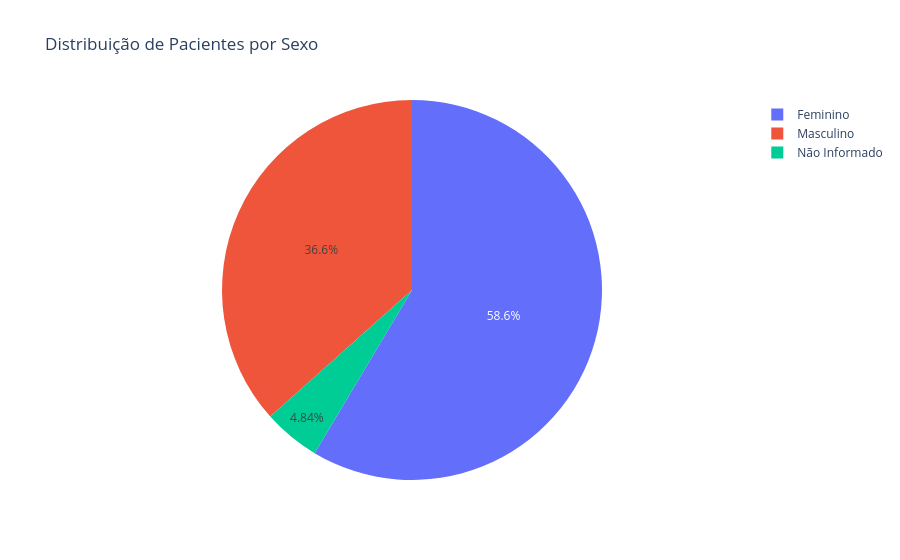
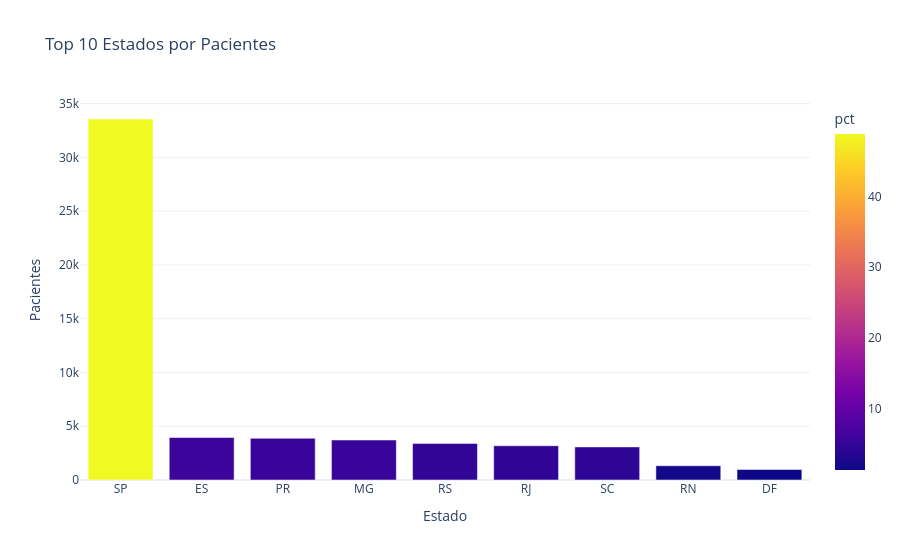
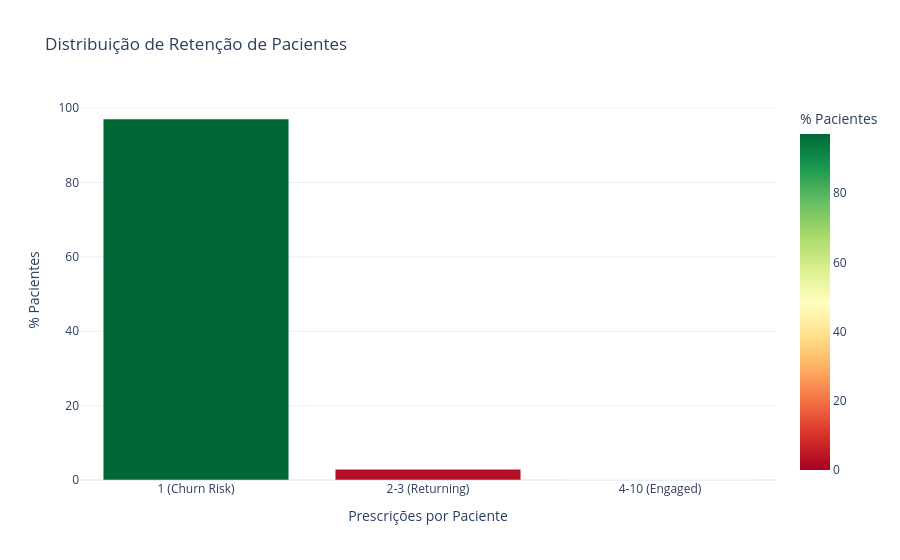

The notebook cell these images were saved under, in order:
### Markdown cell above
---
## Q2: Quantos pacientes foram atendidos?

**O que analisamos:**
- Total de pacientes únicos
- Pacientes por sexo
- Distribuição geográfica (top estados)
- Retenção (quantas vezes cada paciente retorna)

**Por que importa:**
Retenção de pacientes é KPI crítico para crescimento sustentável da plataforma.

### Code cell
# Q2.1: Total de pacientes únicos
pacientes_total = con.execute("""
SELECT
    COUNT(DISTINCT idpaciente) AS pacientes_unicos,
    COUNT(DISTINCT idprescricao) AS prescricoes_unicas,
    ROUND(COUNT(DISTINCT idprescricao) * 1.0 / COUNT(DISTINCT idpaciente), 2) AS prescricoes_por_paciente
FROM prescricao
""").df()

print("👥 PACIENTES ATENDIDOS")
print("=" * 60)
print(pacientes_total.to_string(index=False))

# Q2.2: Distribuição por sexo
df_sexo = con.execute("""
SELECT
    CASE 
        WHEN UPPER(sexopaciente) IN ('F', 'FEMININO') THEN 'Feminino'
        WHEN UPPER(sexopaciente) IN ('M', 'MASCULINO') THEN 'Masculino'
        ELSE 'Não Informado'
    END AS sexo,
    COUNT(DISTINCT idpaciente) AS pacientes,
    ROUND(COUNT(DISTINCT idpaciente) * 100.0 / SUM(COUNT(DISTINCT idpaciente)) OVER (), 1) AS pct
FROM prescricao
GROUP BY 1
ORDER BY 2 DESC
""").df()

print("\n⚧ DISTRIBUIÇÃO POR SEXO")
print("=" * 60)
print(df_sexo.to_string(index=False))

# Q2.3: Top 10 estados
df_estado = con.execute("""
SELECT
    upper(estadopaciente) AS estado,
    COUNT(DISTINCT idpaciente) AS pacientes,
    ROUND(COUNT(DISTINCT idpaciente) * 100.0 / SUM(COUNT(DISTINCT idpaciente)) OVER (), 1) AS pct
FROM prescricao
GROUP BY 1
ORDER BY 2 DESC
LIMIT 10
""").df()

print("\n🗺️  TOP 10 ESTADOS (pacientes)")
print("=" * 60)
print(df_estado.to_string(index=False))

# Q2.4: Retenção (quantas prescrições por paciente)
df_retencao = con.execute("""
WITH contagem AS (
    SELECT idpaciente, COUNT(DISTINCT idprescricao) AS num_prescricoes
    FROM prescricao
    GROUP BY 1
)
SELECT
    CASE
        WHEN num_prescricoes = 1 THEN '1 (Churn Risk)'
        WHEN num_prescricoes BETWEEN 2 AND 3 THEN '2-3 (Returning)'
        WHEN num_prescricoes BETWEEN 4 AND 10 THEN '4-10 (Engaged)'
        WHEN num_prescricoes > 10 THEN '11+ (Loyal)'
    END AS faixa,
    COUNT(*) AS pacientes,
    ROUND(COUNT(*) * 100.0 / SUM(COUNT(*)) OVER (), 1) AS pct_pacientes
FROM contagem
GROUP BY 1
ORDER BY CASE 
    WHEN faixa = '1 (Churn Risk)' THEN 1
    WHEN faixa = '2-3 (Returning)' THEN 2
    WHEN faixa = '4-10' THEN 3
    WHEN faixa = '11+ (Loyal)' THEN 4
END
""").df()

print("\n🔄 RETENÇÃO - PRESCRIÇÕES POR PACIENTE")
print("=" * 60)
print(df_retencao.to_string(index=False))

# Gráficos
print("\n📊 GRÁFICO: Distribuição de Pacientes por Sexo")
print("   → Tipo: Pizza")
print("   → Dados: Percentual de pacientes feminino vs masculino")
print("   → Insight: Mostra a demografia de gênero dos pacientes atendidos")
try:
    fig_sexo = px.pie(df_sexo, values='pacientes', names='sexo',
                      title='Distribuição de Pacientes por Sexo',
                      template='plotly_white')
    fig_sexo.write_html('/tmp/pacientes_sexo.html')
    print("\n✓ Gráfico salvo: /tmp/pacientes_sexo.html")
    fig_sexo.show()
except Exception as e:
    print(f"\n⚠️ Erro ao renderizar gráfico: {e}")

print("\n📊 GRÁFICO: Top Estados por Pacientes")
print("   → Tipo: Barras horizontais")
print("   → Eixo X: Número de pacientes")
print("   → Eixo Y: Estados")
print("   → Insight: Identifica os mercados regionais mais importantes")
try:
    fig_estado = px.bar(df_estado, x='estado', y='pacientes',
                        title='Top 10 Estados por Pacientes',
                        labels={'estado': 'Estado', 'pacientes': 'Pacientes'},
                        template='plotly_white', color='pct')
    fig_estado.write_html('/tmp/pacientes_estado.html')
    print("✓ Gráfico salvo: /tmp/pacientes_estado.html")
    fig_estado.show()
except Exception as e:
    print(f"⚠️ Erro ao renderizar gráfico: {e}")

print("\n📊 GRÁFICO: Distribuição de Retenção de Pacientes")
print("   → Tipo: Barras verticais")
print("   → Eixo X: Faixa de prescrições por paciente")
print("   → Eixo Y: Percentual de pacientes")
print("   → Insight: Mostra o nível de fidelização dos pacientes, crítico para crescimento sustentável")
try:
    fig_retencao = px.bar(df_retencao, x='faixa', y='pct_pacientes',
                          title='Distribuição de Retenção de Pacientes',
                          labels={'faixa': 'Prescrições por Paciente', 'pct_pacientes': '% Pacientes'},
                          template='plotly_white', color='pct_pacientes', color_continuous_scale='RdYlGn')
    fig_retencao.write_html('/tmp/pacientes_retencao.html')
    print("✓ Gráfico salvo: /tmp/pacientes_retencao.html")
    fig_retencao.show()
except Exception as e:
    print(f"⚠️ Erro ao renderizar gráfico: {e}")

print("\n🎯 INSIGHTS Q2:")
print("-" * 60)
total_pacs = pacientes_total['pacientes_unicos'].values[0]
churn_pct = df_retencao[df_retencao['faixa'] == '1 (Churn Risk)']['pct_pacientes'].values[0] if '1 (Churn Risk)' in df_retencao['faixa'].values else 0
return_pct = df_retencao[df_retencao['faixa'] == '2-3 (Returning)']['pct_pacientes'].values[0] if '2-3 (Returning)' in df_retencao['faixa'].values else 0
engage_pct = df_retencao[df_retencao['faixa'] == '4-10 (Engaged)']['pct_pacientes'].values[0] if '4-10 (Engaged)' in df_retencao['faixa'].values else 0
loyal_pct = df_retencao[df_retencao['faixa'] == '11+ (Loyal)']['pct_pacientes'].values[0] if '11+ (Loyal)' in df_retencao['faixa'].values else 0
print(f"• Total de pacientes: {total_pacs:,}")
print(f"• Média de prescrições/paciente: {pacientes_total['prescricoes_por_paciente'].values[0]}")
print(f"• ⚠️ {churn_pct}% dos pacientes têm apenas 1 prescrição (CHURN RISK)")
print(f"• ✅ {return_pct}% dos pacientes têm 2-3 prescrições (RETURNING)")
print(f"• ✅ {engage_pct}% dos pacientes têm 4-10 prescrições (ENGAGED)")
print(f"• ✅ {loyal_pct}% dos pacientes têm 11+ prescrições (LOYAL)")
print(f"• Estado com maior volume: {df_estado.iloc[0]['estado']} ({df_estado.iloc[0]['pacientes']:,} pacientes)")
print("⚠️ ATENÇÃO: ALTO CHURN - Programa de retenção é CRÍTICO")

### Figure 1 — Plotly figure (JSON) as saved in the notebook; plotly's stock layout.template omitted (floating-point values rounded to 4 significant figures)
{"data": [{"domain": {"x": [0, 1], "y": [0, 1]}, "hovertemplate": "sexo=%{label}<br>pacientes=%{value}<extra></extra>", "labels": ["Feminino", "Masculino", "Não Informado"], "legendgroup": "", "name": "", "showlegend": true, "type": "pie", "values": [40273, 25168, 3326]}], "layout": {"legend": {"tracegroupgap": 0}, "title": {"text": "Distribuição de Pacientes por Sexo"}}}

### Figure 2 — Plotly figure (JSON) as saved in the notebook; plotly's stock layout.template omitted (floating-point values rounded to 4 significant figures)
{"data": [{"hovertemplate": "Estado=%{x}<br>Pacientes=%{y}<br>pct=%{marker.color}<extra></extra>", "legendgroup": "", "marker": {"color": [48.8, 11.0, 5.7, 5.6, 5.4, 4.9, 4.6, 4.5, 1.9, 1.4], "coloraxis": "coloraxis", "pattern": {"shape": ""}}, "name": "", "orientation": "v", "showlegend": false, "textposition": "auto", "type": "bar", "x": ["SP", null, "ES", "PR", "MG", "RS", "RJ", "SC", "RN", "DF"], "xaxis": "x", "y": [33570, 7575, 3949, 3880, 3717, 3401, 3185, 3078, 1326, 975], "yaxis": "y"}], "layout": {"barmode": "relative", "coloraxis": {"colorbar": {"title": {"text": "pct"}}, "colorscale": [[0, "#0d0887"], [0.1111, "#46039f"], [0.2222, "#7201a8"], [0.3333, "#9c179e"], [0.4444, "#bd3786"], [0.5556, "#d8576b"], [0.6667, "#ed7953"], [0.7778, "#fb9f3a"], [0.8889, "#fdca26"], [1, "#f0f921"]]}, "legend": {"tracegroupgap": 0}, "title": {"text": "Top 10 Estados por Pacientes"}, "xaxis": {"anchor": "y", "domain": [0, 1], "title": {"text": "Estado"}}, "yaxis": {"anchor": "x", "domain": [0, 1], "title": {"text": "Pacientes"}}}}

### Figure 3 — Plotly figure (JSON) as saved in the notebook; plotly's stock layout.template omitted (floating-point values rounded to 4 significant figures)
{"data": [{"hovertemplate": "Prescrições por Paciente=%{x}<br>% Pacientes=%{marker.color}<extra></extra>", "legendgroup": "", "marker": {"color": [97.1, 2.9, 0.0], "coloraxis": "coloraxis", "pattern": {"shape": ""}}, "name": "", "orientation": "v", "showlegend": false, "textposition": "auto", "type": "bar", "x": ["1 (Churn Risk)", "2-3 (Returning)", "4-10 (Engaged)"], "xaxis": "x", "y": [97.1, 2.9, 0.0], "yaxis": "y"}], "layout": {"barmode": "relative", "coloraxis": {"colorbar": {"title": {"text": "% Pacientes"}}, "colorscale": [[0, "rgb(165,0,38)"], [0.1, "rgb(215,48,39)"], [0.2, "rgb(244,109,67)"], [0.3, "rgb(253,174,97)"], [0.4, "rgb(254,224,139)"], [0.5, "rgb(255,255,191)"], [0.6, "rgb(217,239,139)"], [0.7, "rgb(166,217,106)"], [0.8, "rgb(102,189,99)"], [0.9, "rgb(26,152,80)"], [1, "rgb(0,104,55)"]]}, "legend": {"tracegroupgap": 0}, "title": {"text": "Distribuição de Retenção de Pacientes"}, "xaxis": {"anchor": "y", "domain": [0, 1], "title": {"text": "Prescrições por Paciente"}}, "yaxis": {"anchor": "x", "domain": [0, 1], "title": {"text": "% Pacientes"}}}}
